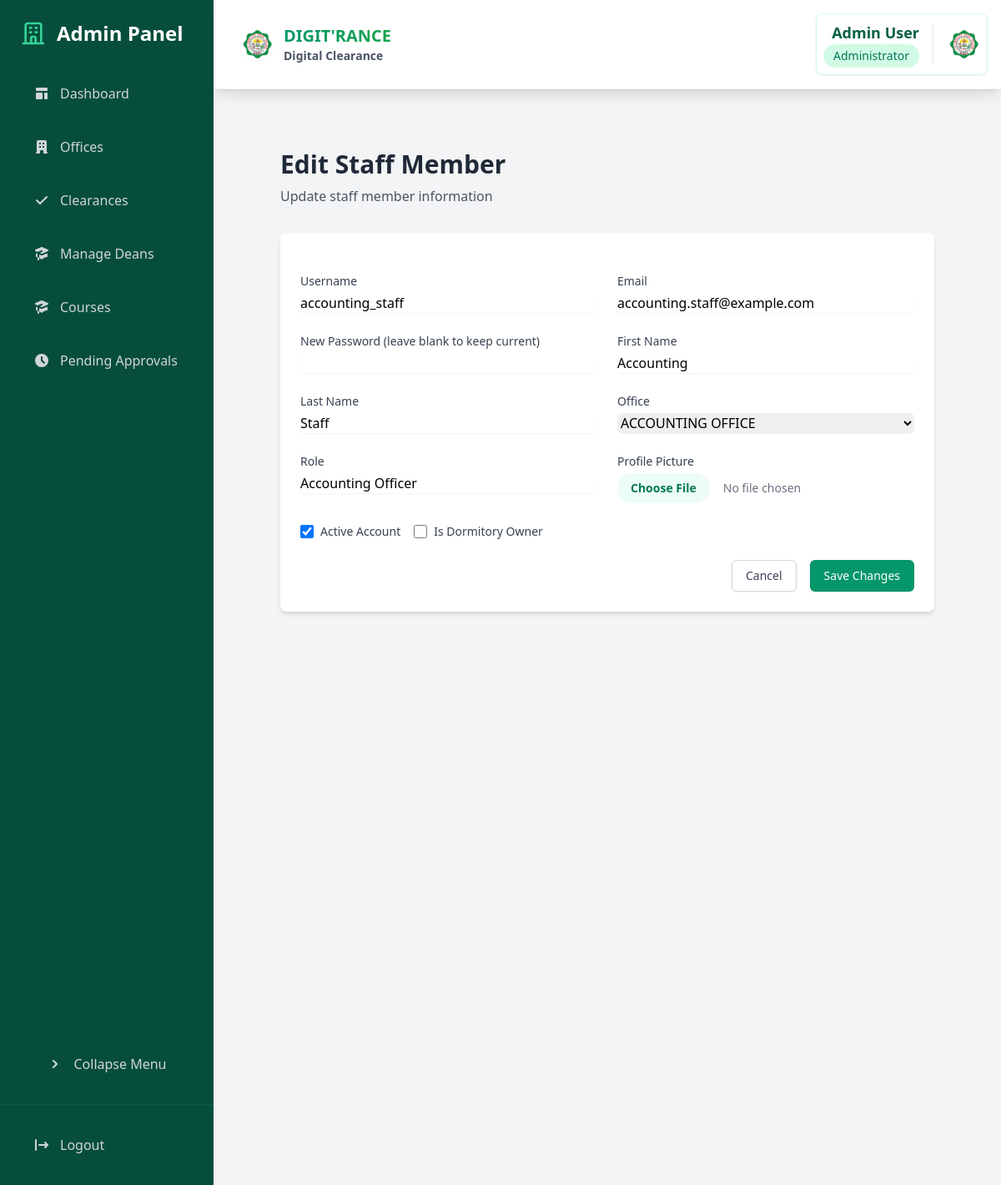
The app's page /dashboard/admin/staff/3/edit/ (signed in) with its own data.
### core/models.py (models this page shows, shortened)
class UserProfile(models.Model):
    user = models.OneToOneField(User, on_delete=models.CASCADE)
    profile_picture = models.ImageField(upload_to='admin_profiles/', null=True, blank=True)
    def get_profile_picture_url(self):
        return self.profile_picture.url if self.profile_picture else static('img/default-profile.png')

class Staff(models.Model):
    user = models.OneToOneField(User, on_delete=models.CASCADE)
    office = models.ForeignKey(Office, on_delete=models.CASCADE, related_name='staff')
    role = models.CharField(max_length=100)
    is_dormitory_owner = models.BooleanField(default=False)
    profile_picture = models.ImageField(upload_to='staff_profiles/', null=True, blank=True)

class Office(models.Model):
    OFFICE_TYPES = [
        ('SET', 'SET'),
        ('STE', 'STE'),
        ('SOCJE', 'SOCJE'),
        ('SAFES', 'SAFES'),
        ('SSB SET', 'SSB SET'),
        ('SSB STE', 'SSB STE'),
        ('SSB SOCJE', 'SSB SOCJE'),
        ('SSB SAFES', 'SSB SAFES'),
        ('OTHER', 'OTHER'),
    ]
    name = models.CharField(max_length=255, unique=True)
    office_type = models.CharField(max_length=50, choices=OFFICE_TYPES, default='OTHER')
    affiliated_dean = models.ForeignKey(Dean, on_delete=models.SET_NULL, null=True, blank=True)
    description = models.TextField(blank=True, null=True)
    location = models.CharField(max_length=255, blank=True, null=True)
    contact_number = models.CharField(max_length=50, blank=True, null=True)
    email = models.EmailField(blank=True, null=True)
    created_at = models.DateTimeField(auto_now_add=True)

### core/views.py (the view, shortened to what this page needs)
# urls.py: path('dashboard/admin/staff/<int:staff_id>/edit/', views.admin_staff_edit, name='admin_staff_edit'),
@login_required
@user_passes_test(lambda u: u.is_superuser)
def admin_staff_edit(request, staff_id):
    staff = get_object_or_404(Staff, id=staff_id)
    return render(request, 'admin/staff_edit.html', {
        'staff_member': staff,
        'offices': Office.objects.all(),
    })

### templates/admin/staff_edit.html (shortened to what this page needs)
{% extends 'admin/base_admin.html' %}
{% block admin_content %}
<div class="p-6 space-y-8">
    <div class="mb-8">
        <h1 class="text-3xl font-bold text-gray-800">Edit Staff Member</h1>
        <p class="text-gray-600 mt-2">Update staff member information</p>
    </div>
    <div class="bg-white rounded-lg shadow-md p-6">
        <form method="POST" enctype="multipart/form-data" class="space-y-6">
            <div class="grid grid-cols-1 md:grid-cols-2 gap-6">
                <div>
                    <label for="username" class="block text-sm font-medium text-gray-700">Username</label>
                    <input type="text" name="username" id="username" required
                           value="{{ staff_member.user.username }}"
                           class="mt-1 block w-full rounded-md border-gray-300 shadow-sm focus:border-emerald-500 focus:ring-emerald-500">
                </div>
                <div>
                    <label for="email" class="block text-sm font-medium text-gray-700">Email</label>
                    <input type="email" name="email" id="email" required
                           value="{{ staff_member.user.email }}"
                           class="mt-1 block w-full rounded-md border-gray-300 shadow-sm focus:border-emerald-500 focus:ring-emerald-500">
                </div>
                <div>
                    <label for="password" class="block text-sm font-medium text-gray-700">New Password (leave blank to keep current)</label>
                    <input type="password" name="password" id="password"
                           class="mt-1 block w-full rounded-md border-gray-300 shadow-sm focus:border-emerald-500 focus:ring-emerald-500">
                </div>
                <div>
                    <label for="first_name" class="block text-sm font-medium text-gray-700">First Name</label>
                    <input type="text" name="first_name" id="first_name" required
                           value="{{ staff_member.user.first_name }}"
                           class="mt-1 block w-full rounded-md border-gray-300 shadow-sm focus:border-emerald-500 focus:ring-emerald-500">
                </div>
                <div>
                    <label for="last_name" class="block text-sm font-medium text-gray-700">Last Name</label>
                    <input type="text" name="last_name" id="last_name" required
                           value="{{ staff_member.user.last_name }}"
                           class="mt-1 block w-full rounded-md border-gray-300 shadow-sm focus:border-emerald-500 focus:ring-emerald-500">
                </div>
                <div>
                    <label for="office" class="block text-sm font-medium text-gray-700">Office</label>
                    <select name="office" id="office" required
                            class="mt-1 block w-full rounded-md border-gray-300 shadow-sm focus:border-emerald-500 focus:ring-emerald-500">
                        {% for office in offices %}
                        <option value="{{ office.id }}" {% if office.id == staff_member.office.id %}selected{% endif %}>
                            {{ office.name }}
                        </option>
                        {% endfor %}
                    </select>
                </div>
                <div>
                    <label for="role" class="block text-sm font-medium text-gray-700">Role</label>
                    <input type="text" name="role" id="role" required
                           value="{{ staff_member.role }}"
                           class="mt-1 block w-full rounded-md border-gray-300 shadow-sm focus:border-emerald-500 focus:ring-emerald-500">
                </div>
                <div>
                    <label for="profile_picture" class="block text-sm font-medium text-gray-700">Profile Picture</label>
                    <input type="file" name="profile_picture" id="profile_picture" accept="image/*"
                           class="mt-1 block w-full text-sm text-gray-500 file:mr-4 file:py-2 file:px-4 file:rounded-full file:border-0 file:text-sm file:font-semibold file:bg-emerald-50 file:text-emerald-700 hover:file:bg-emerald-100">
                </div>
                <div class="col-span-2">
                    <div class="flex items-center space-x-4">
                        <div class="flex items-center">
                            <input type="checkbox" name="is_active" id="is_active"
                                   {% if staff_member.user.is_active %}checked{% endif %}
                                   class="h-4 w-4 text-emerald-600 focus:ring-emerald-500 border-gray-300 rounded">
                            <label for="is_active" class="ml-2 block text-sm text-gray-700">
                                Active Account
                            </label>
                        </div>
                        <div class="flex items-center">
                            <input type="checkbox" name="is_dormitory_owner" id="is_dormitory_owner"
                                   class="h-4 w-4 text-emerald-600 focus:ring-emerald-500 border-gray-300 rounded">
                            <label for="is_dormitory_owner" class="ml-2 block text-sm text-gray-700">
                                Is Dormitory Owner
                            </label>
                        </div>
                    </div>
                </div>
            </div>
            <div class="flex justify-end space-x-4">
                <a href="{% url 'admin_staff' %}"
                   class="px-4 py-2 border border-gray-300 rounded-md shadow-sm text-sm font-medium text-gray-700 bg-white hover:bg-gray-50 focus:outline-none focus:ring-2 focus:ring-offset-2 focus:ring-emerald-500">
                    Cancel
                </a>
                <button type="submit"
                        class="px-4 py-2 border border-transparent rounded-md shadow-sm text-sm font-medium text-white bg-emerald-600 hover:bg-emerald-700 focus:outline-none focus:ring-2 focus:ring-offset-2 focus:ring-emerald-500">
                    Save Changes
                </button>
            </div>
        </form>
    </div>
</div>
{% endblock %}

### templates/components/navbar.html (shortened to what this page needs)
{% load static %}
<header class="bg-white shadow-lg p-4 flex justify-between items-center border-b border-gray-100 sticky top-0 z-50">
    <div class="flex items-center">
        <h1 class="text-xl font-bold flex items-center ml-4 text-gray-800">
            <a href="{% url 'home' %}" class="flex items-center group">
                <img src="{% static 'img/permit_logo.png' %}" alt="JHCSC Logo" class="h-10 w-10 mr-3 rounded-full shadow-sm">
                <div class="flex flex-col">
                    <span class="text-gradient bg-clip-text text-transparent bg-gradient-to-r from-emerald-600 to-green-600 group-hover:from-emerald-700 group-hover:to-green-700 transition-all">
                    </span>
                    <span class="text-sm text-gray-600">Digital Clearance</span>
                </div>
            </a>
        </h1>    </div>
    <div class="flex items-center">
        {% if user.is_authenticated %}
            <div class="bg-white rounded-lg shadow-sm border border-emerald-100 hover:shadow-md transition-all duration-200">
                <div class="flex items-center space-x-4 p-2">
                    <div class="flex flex-col items-end">
                        <span class="font-semibold text-lg text-emerald-800">
                            {% if user.programchair %}
                                {{ user.programchair.user.get_full_name }}
                            {% elif user.student %}
                                {{ user.student.user.get_full_name }}
                            {% elif user.staff %}
                                {{ user.staff.user.get_full_name }}
                            {% elif user.is_superuser %}
                                {{ user.get_full_name }}
                            {% else %}
                                {{ user.get_full_name }}
                            {% endif %}
                        </span>
                        <span class="text-sm px-3 py-1 bg-emerald-100 text-emerald-700 rounded-full font-medium">
                            {% if user.programchair %}
                                Program Chair
                            {% elif user.student %}
                                Student
                            {% elif user.staff %}
                                {{ user.staff.office.name }} Staff
                            {% elif user.is_superuser %}
                                Administrator
                            {% endif %}
                        </span>
                    </div>
                    <div class="relative group">
                        {% if user.student %}
                            <img src="{{ user.student.get_profile_picture_url }}"
                                 alt="Profile"
                                 class="w-10 h-10 rounded-full object-cover">
                        {% elif user.programchair %}
                            <img src="{{ user.programchair.get_profile_picture_url }}"
                                 alt="Profile"
                                 class="w-10 h-10 rounded-full object-cover">
                        {% elif user.staff %}
                            <img src="{{ user.staff.get_profile_picture_url }}"
                                 alt="Profile"
                                 class="w-10 h-10 rounded-full object-cover">
                        {% elif user.is_superuser %}
                            {% if user.userprofile %}
                                <img src="{{ user.userprofile.get_profile_picture_url }}"
                                     alt="Profile"
                                     class="w-10 h-10 rounded-full object-cover">
                            {% else %}
                                <img src="{% static 'img/default-profile.png' %}"
                                     alt="Profile"
                                     class="w-10 h-10 rounded-full object-cover">
                            {% endif %}
                        {% endif %}
                    </div>
                </div>
            </div>
        {% endif %}
    </div>
</header>

### templates/components/navbar.html (style rules this page uses)
.text-gradient { background-size: 100%; -webkit-background-clip: text; -moz-background-clip: text; -webkit-text-fill-color: transparent; -moz-text-fill-color: transparent; }

### records on screen
Staff: username "accounting_staff", email "accounting.staff@example.com", first_name "Accounting", last_name "Staff", office "ACCOUNTING OFFICE", role "Accounting Officer", user_id "☑"

### other values on screen
{{ user.get_full_name }} "Admin User"
